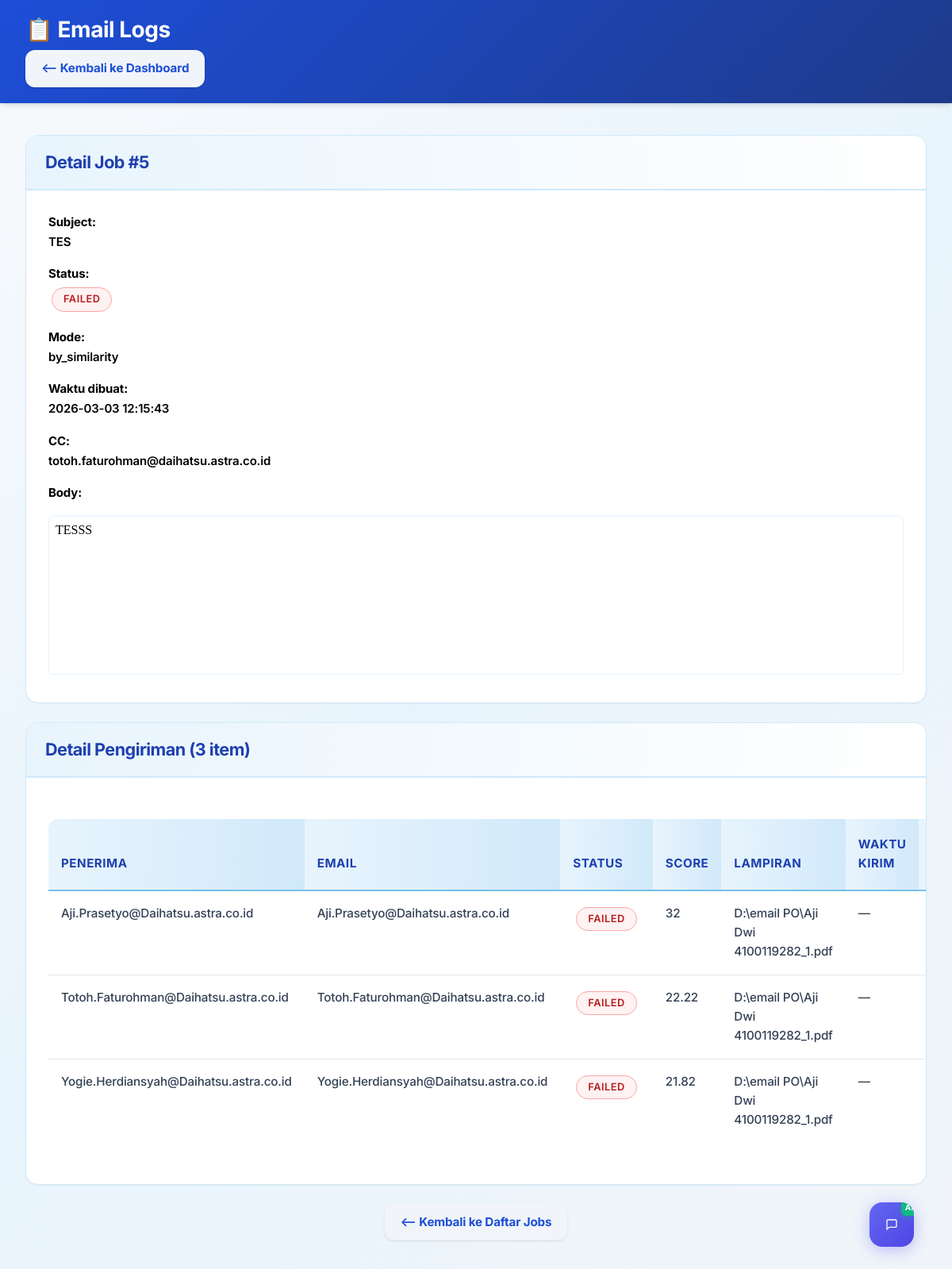
Screenshot of /logs.php?job=5 (signed in) with the database file from the repository.
### tables this page shows
CREATE TABLE IF NOT EXISTS `mail_jobs` (
  `id` int NOT NULL AUTO_INCREMENT,
  `created_by` int DEFAULT NULL COMMENT 'User ID who created this job',
  `created_at` datetime DEFAULT CURRENT_TIMESTAMP,
  `subject` varchar(255) NOT NULL,
  `body` mediumtext NOT NULL,
  `cc` varchar(500) DEFAULT NULL,
  `mode` enum('by_similarity','manual') DEFAULT 'by_similarity',
  `status` enum('pending','processing','completed','failed') DEFAULT 'pending',
  `bounce_count` int DEFAULT '0',
  `complaint_count` int DEFAULT '0',
  `open_count` int DEFAULT '0',
  `click_count` int DEFAULT '0',
  PRIMARY KEY (`id`),
  KEY `idx_status_created` (`status`,`created_at`),
  KEY `idx_created_at` (`created_at`),
  KEY `idx_created_by` (`created_by`),
  KEY `idx_created_by_status` (`created_by`,`status`),
  KEY `idx_created_by_created_at` (`created_by`,`created_at` DESC),
  CONSTRAINT `fk_mail_jobs_created_by` FOREIGN KEY (`created_by`) REFERENCES `users` (`id`) ON DELETE SET NULL
);

CREATE TABLE IF NOT EXISTS `mail_job_items` (
  `id` int NOT NULL AUTO_INCREMENT,
  `mail_job_id` int NOT NULL,
  `recipient_email` varchar(200) NOT NULL,
  `recipient_name` varchar(200) DEFAULT NULL,
  `attachment_path` varchar(500) DEFAULT NULL,
  `similarity_score` decimal(5,2) DEFAULT NULL,
  `status` enum('pending','sent','failed','skipped') DEFAULT 'pending',
  `status_message` text,
  `sent_at` datetime DEFAULT NULL,
  `is_opened` tinyint(1) DEFAULT '0',
  `open_count` int DEFAULT '0',
  `first_opened_at` datetime DEFAULT NULL,
  `click_count` int DEFAULT '0',
  `tracking_pixel_code` varchar(32) DEFAULT NULL,
  PRIMARY KEY (`id`),
  KEY `idx_job` (`mail_job_id`),
  KEY `idx_status` (`status`),
  KEY `idx_mail_job_recipient` (`mail_job_id`,`recipient_email`),
  KEY `idx_recipient_email` (`recipient_email`),
  KEY `idx_opened` (`is_opened`),
  KEY `idx_tracking_code` (`tracking_pixel_code`),
  CONSTRAINT `mail_job_items_ibfk_1` FOREIGN KEY (`mail_job_id`) REFERENCES `mail_jobs` (`id`) ON DELETE CASCADE
);

### lib/util.php (called while the page is built, shortened)
<?php
function e(string $s): string {
    return htmlspecialchars($s, ENT_QUOTES | ENT_HTML5, 'UTF-8');
}
?>

### public/logs.php (the view, shortened to what this page needs)
<?php
require_once __DIR__ . '/../lib/util.php';
$pdo = DB::conn();
$userId = $_SESSION['user']['id'] ?? null;
$stmt = $pdo->prepare("
    SELECT
        j.id,
        j.created_at,
        j.subject,
        j.status,
        j.cc,
        COUNT(i.id) as total_items,
        SUM(CASE WHEN i.status = 'sent' THEN 1 ELSE 0 END) as sent_count,
        SUM(CASE WHEN i.status = 'failed' THEN 1 ELSE 0 END) as failed_count,
        SUM(CASE WHEN i.status = 'pending' THEN 1 ELSE 0 END) as pending_count,
        SUM(CASE WHEN i.status = 'skipped' THEN 1 ELSE 0 END) as skipped_count
    FROM mail_jobs j
    LEFT JOIN mail_job_items i ON i.mail_job_id = j.id
    WHERE j.created_by = ?
    GROUP BY j.id, j.created_at, j.subject, j.status, j.cc
    ORDER BY j.created_at DESC
");
$stmt->execute([$userId]);
$jobs = $stmt->fetchAll(PDO::FETCH_ASSOC);
$selectedJobId = isset($_GET['job']) ? intval($_GET['job']) : null;
$jobDetails = [];
if ($selectedJobId) {
    $stmt = $pdo->prepare("
        SELECT
            j.id,
            j.created_at,
            j.subject,
            j.body,
            j.status,
            j.cc,
            j.mode
        FROM mail_jobs j
        WHERE j.id = ?
    ");
    $stmt->execute([$selectedJobId]);
    $jobDetails['info'] = $stmt->fetch(PDO::FETCH_ASSOC);
    if ($jobDetails['info']) {
        $stmt = $pdo->prepare("
            SELECT *
            FROM mail_job_items
            WHERE mail_job_id = ?
            ORDER BY recipient_email
        ");
        $stmt->execute([$selectedJobId]);
        $jobDetails['items'] = $stmt->fetchAll(PDO::FETCH_ASSOC);
    }
}
?>
<!doctype html>
<html lang="id">
<head>
<link rel="stylesheet" href="https://cdn.jsdelivr.net/npm/bootstrap@5.3.0/dist/css/bootstrap.min.css">
<link rel="stylesheet" href="../assets/css/custom.css?v=3.0">
</head>
<body>
<header>
  <h2 style="margin:0;">📋 Email Logs</h2>
  <div style="margin-top:8px;">
    <a class="btn secondary" href="index.php">⟵ Kembali ke Dashboard</a>
  </div>
</header>
<main>
  <?php if (empty($jobs)): ?>
    <div class="card">
      <div class="body">
        <p class="small"><em>Belum ada email yang dikirim.</em></p>
      </div>
    </div>
  <?php else: ?>
    <?php if ($selectedJobId && $jobDetails['info']): ?>
      <div class="card">
        <h3>Detail Job #<?= e($jobDetails['info']['id']) ?></h3>
        <div class="body">
          <div class="grid-2">
            <div>
              <p style="color:black;"><strong>Subject:</strong><br><?= e($jobDetails['info']['subject']) ?></p>
              <p style="color:black;"><strong>Status:</strong><br><span class="badge <?= strtolower($jobDetails['info']['status']) ?>"><?= e($jobDetails['info']['status']) ?></span></p>
              <p style="color:black;"><strong>Mode:</strong><br><?= e($jobDetails['info']['mode']) ?></p>
            </div>
            <div>
              <p style="color:black;"><strong>Waktu dibuat:</strong><br><?= e($jobDetails['info']['created_at']) ?></p>
              <p style="color:black;"><strong>CC:</strong><br><?= e($jobDetails['info']['cc'] ?: '—') ?></p>
            </div>
          </div>
          <p style="color:black;"><strong>Body:</strong></p>
          <iframe sandbox="" srcdoc="<?= htmlspecialchars('<html><body style=&quot;font-family:Segoe UI,Arial,sans-serif;font-size:14px;line-height:1.6;color:#222;margin:0;padding:10px;&quot;>' . $jobDetails['info']['body'] . '</body></html>', ENT_QUOTES, 'UTF-8') ?>" style="width:100%;min-height:200px;max-height:400px;border:1px solid #E3F2FD;border-radius:6px;background:#fff;"></iframe>
        </div>
      </div>
      <div class="card">
        <h3>Detail Pengiriman (<?= count($jobDetails['items']) ?> item)</h3>
        <div class="body">
          <table class="table">
            <thead>
              <tr>
                <th>Penerima</th>
                <th>Email</th>
                <th>Status</th>
                <th>Score</th>
                <th>Lampiran</th>
                <th>Waktu Kirim</th>
                <th>Pesan</th>
              </tr>
            </thead>
            <tbody>
              <?php foreach ($jobDetails['items'] as $item): ?>
                <tr>
                  <td><?= e($item['recipient_name'] ?: '—') ?></td>
                  <td><?= e($item['recipient_email']) ?></td>
                  <td><span class="badge <?= strtolower($item['status']) ?>"><?= e($item['status']) ?></span></td>
                  <td><?= isset($item['similarity_score']) ? round($item['similarity_score'], 2) : '—' ?></td>
                  <td><?= e(basename($item['attachment_path'] ?? '')) ?: '—' ?></td>
                  <td><?= e($item['sent_at'] ?: '—') ?></td>
                  <td title="<?= e($item['status_message'] ?: '') ?>"><span class="small"><?= e(substr($item['status_message'] ?? '', 0, 40)) ?><?= strlen($item['status_message'] ?? '') > 40 ? '...' : '' ?></span></td>
                </tr>
              <?php endforeach; ?>
            </tbody>
          </table>
        </div>
      </div>
      <p style="text-align:center;">
        <a class="btn secondary" href="logs.php">⟵ Kembali ke Daftar Jobs</a>
      </p>
    <?php endif; ?>
  <?php endif; ?>
</main>
</body>
</html>

### public/logs.php (style rules this page uses)
body { font-weight: 500; }
h1, h2, h3, h4, h5, h6 { font-weight: 700; }
p, span, td, th, a { font-weight: 600; }
strong, .strong { font-weight: 700; }
.btn { font-weight: 600; }
.badge { font-weight: 600; }
table { font-weight: 600; }
.table thead th { font-weight: 700; }
.card h3 { font-weight: 700; }
main { animation: fadeInUp 0.6s ease-out 0.1s both; }

### rows the page displays
mail_jobs: id "5", subject "TES", status "FAILED", mode "by_similarity", created_at "2026-03-03 12:15:43", cc "totoh.faturohman@daihatsu.astra.co.id"
mail_job_items: recipient_name "Aji.Prasetyo@Daihatsu.astra.co.id", recipient_email "Aji.Prasetyo@Daihatsu.astra.co.id", status "FAILED", similarity_score "32", attachment_path "D:\\email PO\\Aji Dwi 4100119282_1.pdf", sent_at "—"
mail_job_items: recipient_name "Totoh.Faturohman@Daihatsu.astra.co.id", recipient_email "Totoh.Faturohman@Daihatsu.astra.co.id", status "FAILED", similarity_score "22.22", attachment_path "D:\\email PO\\Aji Dwi 4100119282_1.pdf", sent_at "—"
mail_job_items: recipient_name "Yogie.Herdiansyah@Daihatsu.astra.co.id", recipient_email "Yogie.Herdiansyah@Daihatsu.astra.co.id", status "FAILED", similarity_score "21.82", attachment_path "D:\\email PO\\Aji Dwi 4100119282_1.pdf", sent_at "—"

### other values shown
count($jobDetails['items']) "3"
